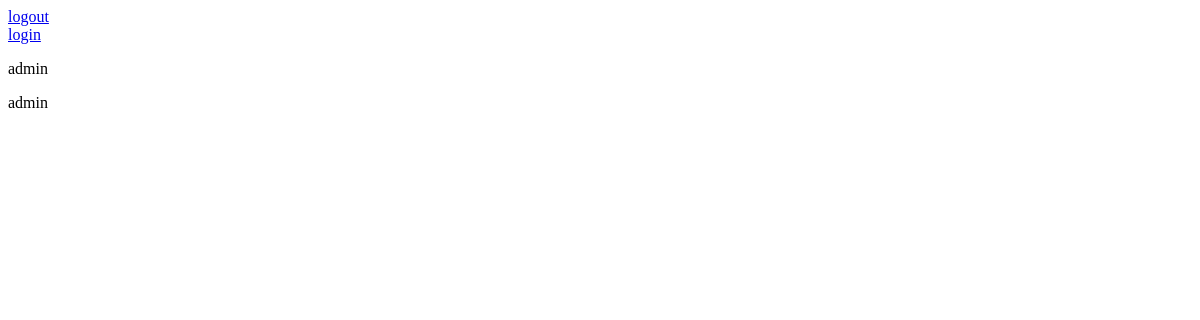
Before: / (signed in) with the older database file.
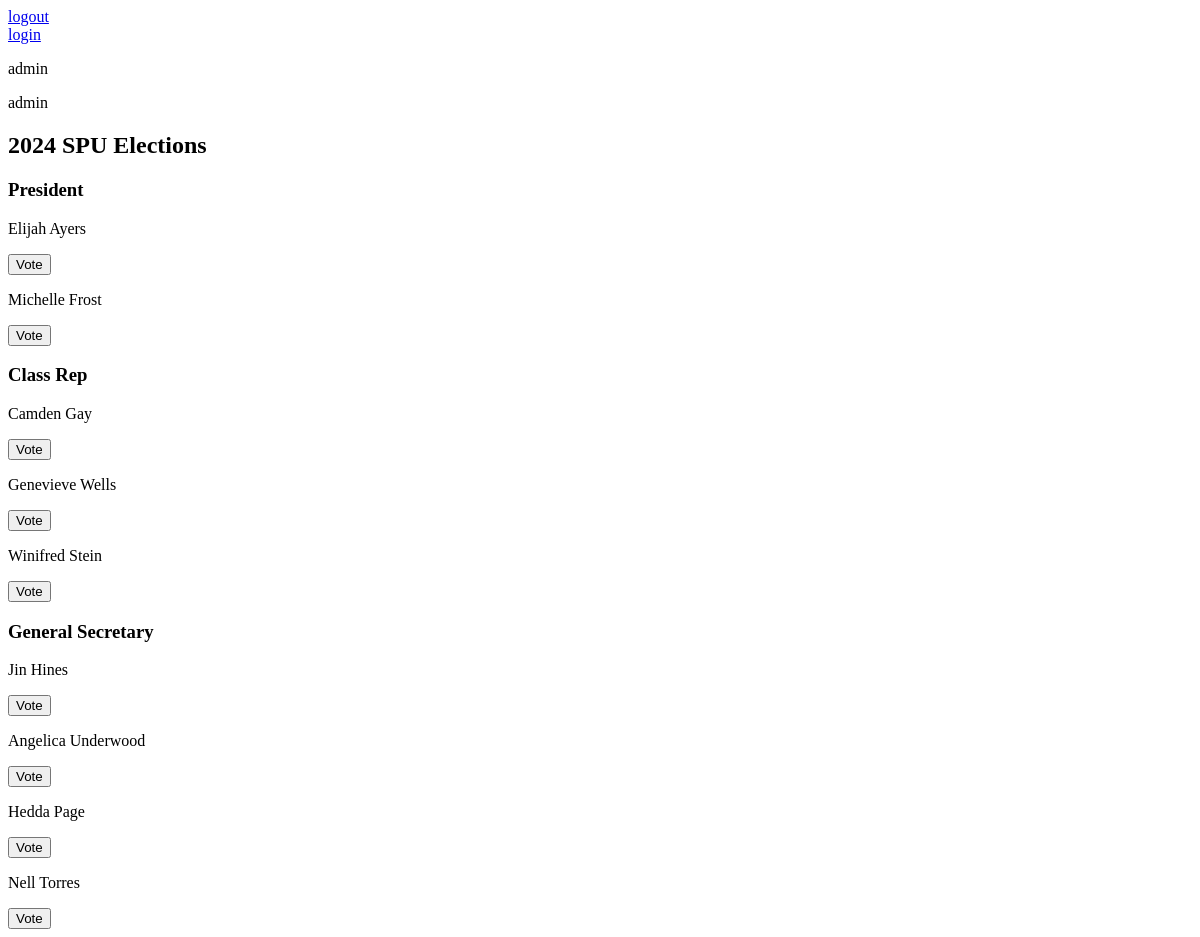
After: the same page with the newer database file.
### base/models.py (models this page shows, shortened)
class User(AbstractUser):
	name = models.CharField(max_length=200, null=True)
	username = models.CharField(unique=True, max_length=200, null=True)
	email = models.EmailField(null=True, unique=True)
	profile_image = models.ImageField(null=True, blank=True, default='user.png')
	USERNAME_FIELD = 'username'
	REQUIRED_FIELDS = []

### administration_app/models.py (models this page shows, shortened)
class Election(models.Model):
    name = models.CharField(max_length=200)
    start_date = models.DateTimeField()
    end_date = models.DateTimeField()
    is_active = models.BooleanField(default=True)

class Position(models.Model):
    title = models.CharField(max_length=200)
    election = models.ForeignKey(Election, on_delete=models.CASCADE)

class RunningMate(models.Model):
    name = models.CharField(max_length=200)
    description = models.TextField(max_length=400,null=True, blank=True)
    position = models.ForeignKey(Position, on_delete=models.CASCADE)
    election = models.ForeignKey(Election, on_delete=models.CASCADE)
    photo = models.ImageField(null=True, blank=True, default='user.png')

### base/views.py (the view)
# urls.py: path('', views.home, name='home'),
def home(request):
    current_time = timezone.now()
    elections = Election.objects.filter(end_date__gt=current_time)
    data = []
    for election in elections:
        positions = Position.objects.filter(election=election)
        election_data = {
            'election': election,
            'positions': [],
        }
        for position in positions:
            running_mates = RunningMate.objects.filter(position=position, election=election)
            position_data = {
                'position': position,
                'running_mates': running_mates,
            }
            election_data['positions'].append(position_data)
        data.append(election_data)
    context = {
        'data': data,
    }
    return render(request, 'base/home.html', context)

### base/templates/base/home.html (shortened to what this page needs)
<!DOCTYPE html>
<html lang="en">
  <head>
  </head>
  <body>
    <div>
      <a href="{% url 'logout' %}">logout</a>
    </div>
    <div>
      <a href="{% url 'login' %}">login</a>
    </div>
    <div>
      {% if request.user.is_authenticated %}
      <p>{{ request.user.username}}</p>
      <p>{{ request.user.name}}</p>
      {% endif %}
    </div>
    <div>
      {% for election_data in data %}
      <h2>{{ election_data.election.name }}</h2>
      {% for position_data in election_data.positions %}
      <h3>{{ position_data.position.title }}</h3>
      {% for running_mate in position_data.running_mates %}
      <p>{{ running_mate.name }}</p>
      <form method="post">
        <input type="submit" value="Vote" />
      </form>
      {% endfor %} {% endfor %} {% endfor %}
    </div>
  </body>
</html>

Changed rows visible on the page:
added Election: election.name "2024 SPU Elections"
added Position: position "President"
added RunningMate: name "Elijah Ayers", shown under "President"
added RunningMate: name "Michelle Frost", shown under "President"
added Position: position "Class Rep"
added RunningMate: name "Camden Gay", shown under "Class Rep"
added RunningMate: name "Genevieve Wells", shown under "Class Rep"
added RunningMate: name "Winifred Stein", shown under "Class Rep"
added Position: position "General Secretary"
added RunningMate: name "Jin Hines", shown under "General Secretary"
added RunningMate: name "Angelica Underwood", shown under "General Secretary"
added RunningMate: name "Hedda Page", shown under "General Secretary"
added RunningMate: name "Nell Torres", shown under "General Secretary"
